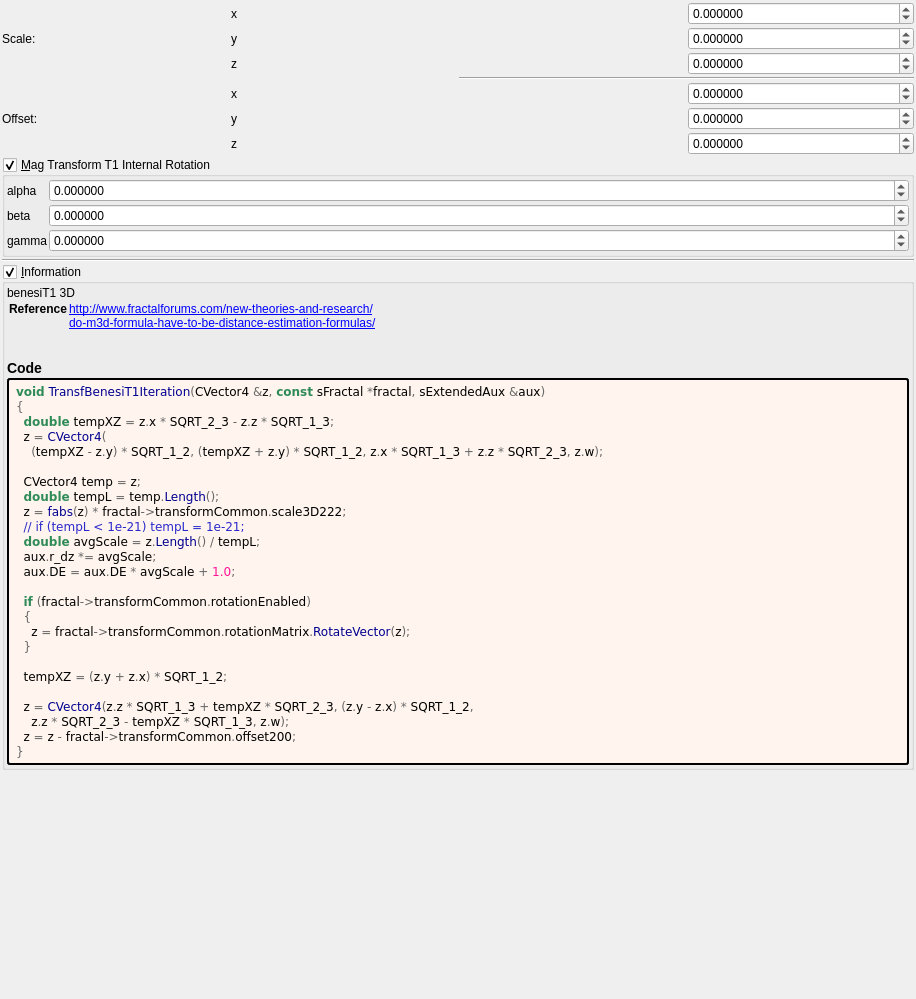
<?xml version="1.0" encoding="UTF-8"?>
<ui version="4.0">
 <class>Form</class>
 <widget class="QWidget" name="Form">
  <property name="geometry">
   <rect>
    <x>0</x>
    <y>0</y>
    <width>916</width>
    <height>999</height>
   </rect>
  </property>
  <property name="windowTitle">
   <string notr="true">transf_benesi_t1</string>
  </property>
  <layout class="QVBoxLayout" name="verticalLayout">
   <property name="spacing">
    <number>2</number>
   </property>
   <property name="leftMargin">
    <number>2</number>
   </property>
   <property name="topMargin">
    <number>2</number>
   </property>
   <property name="rightMargin">
    <number>2</number>
   </property>
   <property name="bottomMargin">
    <number>2</number>
   </property>
   <item>
    <layout class="QGridLayout" name="gridLayout_63">
     <property name="spacing">
      <number>2</number>
     </property>
     <item row="4" column="4">
      <widget class="MyDoubleSpinBox" name="spinbox3_transf_offset_200_x">
       <property name="sizePolicy">
        <sizepolicy hsizetype="Minimum" vsizetype="Maximum">
         <horstretch>0</horstretch>
         <verstretch>0</verstretch>
        </sizepolicy>
       </property>
       <property name="prefix">
        <string/>
       </property>
       <property name="suffix">
        <string/>
       </property>
       <property name="decimals">
        <number>6</number>
       </property>
       <property name="minimum">
        <double>-99.989999999999995</double>
       </property>
       <property name="maximum">
        <double>99.989999999999995</double>
       </property>
       <property name="singleStep">
        <double>0.100000000000000</double>
       </property>
      </widget>
     </item>
     <item row="3" column="3" colspan="2">
      <widget class="Line" name="line_53">
       <property name="orientation">
        <enum>Qt::Horizontal</enum>
       </property>
      </widget>
     </item>
     <item row="0" column="4">
      <widget class="MyDoubleSpinBox" name="spinbox3_transf_scale3D_222_x">
       <property name="sizePolicy">
        <sizepolicy hsizetype="Minimum" vsizetype="Maximum">
         <horstretch>0</horstretch>
         <verstretch>0</verstretch>
        </sizepolicy>
       </property>
       <property name="prefix">
        <string/>
       </property>
       <property name="suffix">
        <string/>
       </property>
       <property name="decimals">
        <number>6</number>
       </property>
       <property name="minimum">
        <double>-99.989999999999995</double>
       </property>
       <property name="maximum">
        <double>99.989999999999995</double>
       </property>
       <property name="singleStep">
        <double>0.100000000000000</double>
       </property>
      </widget>
     </item>
     <item row="1" column="4">
      <widget class="MyDoubleSpinBox" name="spinbox3_transf_scale3D_222_y">
       <property name="sizePolicy">
        <sizepolicy hsizetype="Minimum" vsizetype="Maximum">
         <horstretch>0</horstretch>
         <verstretch>0</verstretch>
        </sizepolicy>
       </property>
       <property name="prefix">
        <string/>
       </property>
       <property name="suffix">
        <string/>
       </property>
       <property name="decimals">
        <number>6</number>
       </property>
       <property name="minimum">
        <double>-99.989999999999995</double>
       </property>
       <property name="maximum">
        <double>99.989999999999995</double>
       </property>
       <property name="singleStep">
        <double>0.100000000000000</double>
       </property>
      </widget>
     </item>
     <item row="5" column="2">
      <widget class="QLabel" name="label_260">
       <property name="text">
        <string notr="true">y</string>
       </property>
      </widget>
     </item>
     <item row="6" column="2">
      <widget class="QLabel" name="label_254">
       <property name="text">
        <string notr="true">z</string>
       </property>
      </widget>
     </item>
     <item row="1" column="2">
      <widget class="QLabel" name="label_259">
       <property name="text">
        <string notr="true">y</string>
       </property>
      </widget>
     </item>
     <item row="2" column="2">
      <widget class="QLabel" name="label_250">
       <property name="text">
        <string notr="true">z</string>
       </property>
      </widget>
     </item>
     <item row="6" column="4">
      <widget class="MyDoubleSpinBox" name="spinbox3_transf_offset_200_z">
       <property name="sizePolicy">
        <sizepolicy hsizetype="Minimum" vsizetype="Maximum">
         <horstretch>0</horstretch>
         <verstretch>0</verstretch>
        </sizepolicy>
       </property>
       <property name="prefix">
        <string/>
       </property>
       <property name="suffix">
        <string/>
       </property>
       <property name="decimals">
        <number>6</number>
       </property>
       <property name="minimum">
        <double>-99.989999999999995</double>
       </property>
       <property name="maximum">
        <double>99.989999999999995</double>
       </property>
       <property name="singleStep">
        <double>0.100000000000000</double>
       </property>
      </widget>
     </item>
     <item row="2" column="4">
      <widget class="MyDoubleSpinBox" name="spinbox3_transf_scale3D_222_z">
       <property name="sizePolicy">
        <sizepolicy hsizetype="Minimum" vsizetype="Maximum">
         <horstretch>0</horstretch>
         <verstretch>0</verstretch>
        </sizepolicy>
       </property>
       <property name="prefix">
        <string/>
       </property>
       <property name="suffix">
        <string/>
       </property>
       <property name="decimals">
        <number>6</number>
       </property>
       <property name="minimum">
        <double>-99.989999999999995</double>
       </property>
       <property name="maximum">
        <double>99.989999999999995</double>
       </property>
       <property name="singleStep">
        <double>0.100000000000000</double>
       </property>
      </widget>
     </item>
     <item row="0" column="2">
      <widget class="QLabel" name="label_251">
       <property name="text">
        <string notr="true">x</string>
       </property>
      </widget>
     </item>
     <item row="4" column="2">
      <widget class="QLabel" name="label_252">
       <property name="text">
        <string notr="true">x</string>
       </property>
      </widget>
     </item>
     <item row="5" column="4">
      <widget class="MyDoubleSpinBox" name="spinbox3_transf_offset_200_y">
       <property name="sizePolicy">
        <sizepolicy hsizetype="Minimum" vsizetype="Maximum">
         <horstretch>0</horstretch>
         <verstretch>0</verstretch>
        </sizepolicy>
       </property>
       <property name="prefix">
        <string/>
       </property>
       <property name="suffix">
        <string/>
       </property>
       <property name="decimals">
        <number>6</number>
       </property>
       <property name="minimum">
        <double>-99.989999999999995</double>
       </property>
       <property name="maximum">
        <double>99.989999999999995</double>
       </property>
       <property name="singleStep">
        <double>0.100000000000000</double>
       </property>
      </widget>
     </item>
     <item row="5" column="1">
      <widget class="QLabel" name="label_255">
       <property name="text">
        <string>Offset:</string>
       </property>
      </widget>
     </item>
     <item row="1" column="1">
      <widget class="QLabel" name="label_258">
       <property name="text">
        <string>Scale:</string>
       </property>
      </widget>
     </item>
    </layout>
   </item>
   <item>
    <widget class="MyGroupBox" name="groupCheck_transf_rotation_enabled">
     <property name="title">
      <string>&amp;Mag Transform T1 Internal Rotation</string>
     </property>
     <property name="checkable">
      <bool>true</bool>
     </property>
     <layout class="QVBoxLayout" name="verticalLayout_8" stretch="0">
      <property name="spacing">
       <number>2</number>
      </property>
      <property name="leftMargin">
       <number>2</number>
      </property>
      <property name="topMargin">
       <number>2</number>
      </property>
      <property name="rightMargin">
       <number>2</number>
      </property>
      <property name="bottomMargin">
       <number>2</number>
      </property>
      <item>
       <layout class="QGridLayout" name="gridLayout_10" columnstretch="0,1">
        <property name="spacing">
         <number>2</number>
        </property>
        <item row="1" column="0">
         <widget class="QLabel" name="label_34">
          <property name="text">
           <string notr="true">beta</string>
          </property>
         </widget>
        </item>
        <item row="2" column="1">
         <widget class="MyDoubleSpinBox" name="spinboxd3_transf_rotation_z">
          <property name="sizePolicy">
           <sizepolicy hsizetype="Minimum" vsizetype="Maximum">
            <horstretch>0</horstretch>
            <verstretch>0</verstretch>
           </sizepolicy>
          </property>
          <property name="prefix">
           <string/>
          </property>
          <property name="suffix">
           <string/>
          </property>
          <property name="decimals">
           <number>6</number>
          </property>
          <property name="minimum">
           <double>-180.000000000000000</double>
          </property>
          <property name="maximum">
           <double>180.000000000000000</double>
          </property>
          <property name="singleStep">
           <double>1.000000000000000</double>
          </property>
         </widget>
        </item>
        <item row="2" column="0">
         <widget class="QLabel" name="label_36">
          <property name="text">
           <string notr="true">gamma</string>
          </property>
         </widget>
        </item>
        <item row="1" column="1">
         <widget class="MyDoubleSpinBox" name="spinboxd3_transf_rotation_y">
          <property name="sizePolicy">
           <sizepolicy hsizetype="Minimum" vsizetype="Maximum">
            <horstretch>0</horstretch>
            <verstretch>0</verstretch>
           </sizepolicy>
          </property>
          <property name="prefix">
           <string/>
          </property>
          <property name="suffix">
           <string/>
          </property>
          <property name="decimals">
           <number>6</number>
          </property>
          <property name="minimum">
           <double>-180.000000000000000</double>
          </property>
          <property name="maximum">
           <double>180.000000000000000</double>
          </property>
          <property name="singleStep">
           <double>1.000000000000000</double>
          </property>
         </widget>
        </item>
        <item row="0" column="1">
         <widget class="MyDoubleSpinBox" name="spinboxd3_transf_rotation_x">
          <property name="sizePolicy">
           <sizepolicy hsizetype="Minimum" vsizetype="Maximum">
            <horstretch>0</horstretch>
            <verstretch>0</verstretch>
           </sizepolicy>
          </property>
          <property name="prefix">
           <string/>
          </property>
          <property name="suffix">
           <string/>
          </property>
          <property name="decimals">
           <number>6</number>
          </property>
          <property name="minimum">
           <double>-180.000000000000000</double>
          </property>
          <property name="maximum">
           <double>180.000000000000000</double>
          </property>
          <property name="singleStep">
           <double>1.000000000000000</double>
          </property>
         </widget>
        </item>
        <item row="0" column="0">
         <widget class="QLabel" name="label_35">
          <property name="text">
           <string notr="true">alpha</string>
          </property>
         </widget>
        </item>
       </layout>
      </item>
     </layout>
    </widget>
   </item>
   <item>
    <widget class="Line" name="line_55">
     <property name="orientation">
      <enum>Qt::Horizontal</enum>
     </property>
    </widget>
   </item>
   <item>
    <widget class="MyGroupBox" name="groupCheck_info">
     <property name="title">
      <string>&amp;Information</string>
     </property>
     <property name="flat">
      <bool>false</bool>
     </property>
     <property name="checkable">
      <bool>true</bool>
     </property>
     <layout class="QVBoxLayout" name="verticalLayout_2">
      <property name="spacing">
       <number>2</number>
      </property>
      <property name="leftMargin">
       <number>2</number>
      </property>
      <property name="topMargin">
       <number>2</number>
      </property>
      <property name="rightMargin">
       <number>2</number>
      </property>
      <property name="bottomMargin">
       <number>2</number>
      </property>
      <item>
       <widget class="QLabel" name="label_information_general">
        <property name="text">
         <string notr="true">&lt;p&gt;benesiT1  3D&lt;/p&gt;&lt;table&gt;
&lt;tr&gt;&lt;th&gt;Reference&lt;/th&gt;&lt;td&gt;&lt;a href=&quot;http://www.fractalforums.com/new-theories-and-research/&quot;&gt;http://www.fractalforums.com/new-theories-and-research/&lt;br&gt;
&lt;a href=&quot;do-m3d-formula-have-to-be-distance-estimation-formulas/&quot;&gt;do-m3d-formula-have-to-be-distance-estimation-formulas/&lt;br&gt;
&lt;/td&gt;&lt;/tr&gt;
&lt;/table&gt;
&lt;h3&gt;Code&lt;/h3&gt;</string>
        </property>
        <property name="wordWrap">
         <bool>true</bool>
        </property>
        <property name="openExternalLinks">
         <bool>true</bool>
        </property>
        <property name="textInteractionFlags">
         <set>Qt::LinksAccessibleByMouse|Qt::TextSelectableByMouse</set>
        </property>
       </widget>
      </item>
      <item>
       <widget class="QLabel" name="label_code_content">
        <property name="styleSheet">
         <string notr="true">border-style: outset; border-width: 2px; border-radius: 3px; border-color: black; background-color: #fff5ee; padding: 4px;</string>
        </property>
        <property name="text">
         <string notr="true">&lt;body style=&quot;background-color:#fff5ee&quot;&gt;
&lt;pre style=&quot;color:#000000; background-color:#fff5ee;  font-family:'Courier New',monospace;&quot;&gt;&lt;span style=&quot;color:#2e8b57; font-weight:bold&quot;&gt;void&lt;/span&gt; &lt;span style=&quot;color:#00008f&quot;&gt;TransfBenesiT1Iteration&lt;/span&gt;&lt;span style=&quot;color:#676767&quot;&gt;(&lt;/span&gt;CVector4 &lt;span style=&quot;color:#676767&quot;&gt;&amp;amp;&lt;/span&gt;z&lt;span style=&quot;color:#676767&quot;&gt;,&lt;/span&gt; &lt;span style=&quot;color:#2e8b57; font-weight:bold&quot;&gt;const&lt;/span&gt; sFractal &lt;span style=&quot;color:#676767&quot;&gt;*&lt;/span&gt;fractal&lt;span style=&quot;color:#676767&quot;&gt;,&lt;/span&gt; sExtendedAux &lt;span style=&quot;color:#676767&quot;&gt;&amp;amp;&lt;/span&gt;aux&lt;span style=&quot;color:#676767&quot;&gt;)&lt;/span&gt;
&lt;span style=&quot;color:#676767&quot;&gt;{&lt;/span&gt;
  &lt;span style=&quot;color:#2e8b57; font-weight:bold&quot;&gt;double&lt;/span&gt; tempXZ &lt;span style=&quot;color:#676767&quot;&gt;=&lt;/span&gt; z&lt;span style=&quot;color:#676767&quot;&gt;.&lt;/span&gt;x &lt;span style=&quot;color:#676767&quot;&gt;*&lt;/span&gt; SQRT_2_3 &lt;span style=&quot;color:#676767&quot;&gt;-&lt;/span&gt; z&lt;span style=&quot;color:#676767&quot;&gt;.&lt;/span&gt;z &lt;span style=&quot;color:#676767&quot;&gt;*&lt;/span&gt; SQRT_1_3&lt;span style=&quot;color:#676767&quot;&gt;;&lt;/span&gt;
  z &lt;span style=&quot;color:#676767&quot;&gt;=&lt;/span&gt; &lt;span style=&quot;color:#00008f&quot;&gt;CVector4&lt;/span&gt;&lt;span style=&quot;color:#676767&quot;&gt;(&lt;/span&gt;
    &lt;span style=&quot;color:#676767&quot;&gt;(&lt;/span&gt;tempXZ &lt;span style=&quot;color:#676767&quot;&gt;-&lt;/span&gt; z&lt;span style=&quot;color:#676767&quot;&gt;.&lt;/span&gt;y&lt;span style=&quot;color:#676767&quot;&gt;) *&lt;/span&gt; SQRT_1_2&lt;span style=&quot;color:#676767&quot;&gt;, (&lt;/span&gt;tempXZ &lt;span style=&quot;color:#676767&quot;&gt;+&lt;/span&gt; z&lt;span style=&quot;color:#676767&quot;&gt;.&lt;/span&gt;y&lt;span style=&quot;color:#676767&quot;&gt;) *&lt;/span&gt; SQRT_1_2&lt;span style=&quot;color:#676767&quot;&gt;,&lt;/span&gt; z&lt;span style=&quot;color:#676767&quot;&gt;.&lt;/span&gt;x &lt;span style=&quot;color:#676767&quot;&gt;*&lt;/span&gt; SQRT_1_3 &lt;span style=&quot;color:#676767&quot;&gt;+&lt;/span&gt; z&lt;span style=&quot;color:#676767&quot;&gt;.&lt;/span&gt;z &lt;span style=&quot;color:#676767&quot;&gt;*&lt;/span&gt; SQRT_2_3&lt;span style=&quot;color:#676767&quot;&gt;,&lt;/span&gt; z&lt;span style=&quot;color:#676767&quot;&gt;.&lt;/span&gt;w&lt;span style=&quot;color:#676767&quot;&gt;);&lt;/span&gt;

  CVector4 temp &lt;span style=&quot;color:#676767&quot;&gt;=&lt;/span&gt; z&lt;span style=&quot;color:#676767&quot;&gt;;&lt;/span&gt;
  &lt;span style=&quot;color:#2e8b57; font-weight:bold&quot;&gt;double&lt;/span&gt; tempL &lt;span style=&quot;color:#676767&quot;&gt;=&lt;/span&gt; temp&lt;span style=&quot;color:#676767&quot;&gt;.&lt;/span&gt;&lt;span style=&quot;color:#00008f&quot;&gt;Length&lt;/span&gt;&lt;span style=&quot;color:#676767&quot;&gt;();&lt;/span&gt;
  z &lt;span style=&quot;color:#676767&quot;&gt;=&lt;/span&gt; &lt;span style=&quot;color:#00008f&quot;&gt;fabs&lt;/span&gt;&lt;span style=&quot;color:#676767&quot;&gt;(&lt;/span&gt;z&lt;span style=&quot;color:#676767&quot;&gt;) *&lt;/span&gt; fractal&lt;span style=&quot;color:#676767&quot;&gt;-&amp;gt;&lt;/span&gt;transformCommon&lt;span style=&quot;color:#676767&quot;&gt;.&lt;/span&gt;scale3D222&lt;span style=&quot;color:#676767&quot;&gt;;&lt;/span&gt;
  &lt;span style=&quot;color:#2929cc&quot;&gt;// if (tempL &amp;lt; 1e-21) tempL = 1e-21;&lt;/span&gt;
  &lt;span style=&quot;color:#2e8b57; font-weight:bold&quot;&gt;double&lt;/span&gt; avgScale &lt;span style=&quot;color:#676767&quot;&gt;=&lt;/span&gt; z&lt;span style=&quot;color:#676767&quot;&gt;.&lt;/span&gt;&lt;span style=&quot;color:#00008f&quot;&gt;Length&lt;/span&gt;&lt;span style=&quot;color:#676767&quot;&gt;() /&lt;/span&gt; tempL&lt;span style=&quot;color:#676767&quot;&gt;;&lt;/span&gt;
  aux&lt;span style=&quot;color:#676767&quot;&gt;.&lt;/span&gt;r_dz &lt;span style=&quot;color:#676767&quot;&gt;*=&lt;/span&gt; avgScale&lt;span style=&quot;color:#676767&quot;&gt;;&lt;/span&gt;
  aux&lt;span style=&quot;color:#676767&quot;&gt;.&lt;/span&gt;DE &lt;span style=&quot;color:#676767&quot;&gt;=&lt;/span&gt; aux&lt;span style=&quot;color:#676767&quot;&gt;.&lt;/span&gt;DE &lt;span style=&quot;color:#676767&quot;&gt;*&lt;/span&gt; avgScale &lt;span style=&quot;color:#676767&quot;&gt;+&lt;/span&gt; &lt;span style=&quot;color:#ff1493&quot;&gt;1.0&lt;/span&gt;&lt;span style=&quot;color:#676767&quot;&gt;;&lt;/span&gt;

  &lt;span style=&quot;color:#2e8b57; font-weight:bold&quot;&gt;if&lt;/span&gt; &lt;span style=&quot;color:#676767&quot;&gt;(&lt;/span&gt;fractal&lt;span style=&quot;color:#676767&quot;&gt;-&amp;gt;&lt;/span&gt;transformCommon&lt;span style=&quot;color:#676767&quot;&gt;.&lt;/span&gt;rotationEnabled&lt;span style=&quot;color:#676767&quot;&gt;)&lt;/span&gt;
  &lt;span style=&quot;color:#676767&quot;&gt;{&lt;/span&gt;
    z &lt;span style=&quot;color:#676767&quot;&gt;=&lt;/span&gt; fractal&lt;span style=&quot;color:#676767&quot;&gt;-&amp;gt;&lt;/span&gt;transformCommon&lt;span style=&quot;color:#676767&quot;&gt;.&lt;/span&gt;rotationMatrix&lt;span style=&quot;color:#676767&quot;&gt;.&lt;/span&gt;&lt;span style=&quot;color:#00008f&quot;&gt;RotateVector&lt;/span&gt;&lt;span style=&quot;color:#676767&quot;&gt;(&lt;/span&gt;z&lt;span style=&quot;color:#676767&quot;&gt;);&lt;/span&gt;
  &lt;span style=&quot;color:#676767&quot;&gt;}&lt;/span&gt;

  tempXZ &lt;span style=&quot;color:#676767&quot;&gt;= (&lt;/span&gt;z&lt;span style=&quot;color:#676767&quot;&gt;.&lt;/span&gt;y &lt;span style=&quot;color:#676767&quot;&gt;+&lt;/span&gt; z&lt;span style=&quot;color:#676767&quot;&gt;.&lt;/span&gt;x&lt;span style=&quot;color:#676767&quot;&gt;) *&lt;/span&gt; SQRT_1_2&lt;span style=&quot;color:#676767&quot;&gt;;&lt;/span&gt;

  z &lt;span style=&quot;color:#676767&quot;&gt;=&lt;/span&gt; &lt;span style=&quot;color:#00008f&quot;&gt;CVector4&lt;/span&gt;&lt;span style=&quot;color:#676767&quot;&gt;(&lt;/span&gt;z&lt;span style=&quot;color:#676767&quot;&gt;.&lt;/span&gt;z &lt;span style=&quot;color:#676767&quot;&gt;*&lt;/span&gt; SQRT_1_3 &lt;span style=&quot;color:#676767&quot;&gt;+&lt;/span&gt; tempXZ &lt;span style=&quot;color:#676767&quot;&gt;*&lt;/span&gt; SQRT_2_3&lt;span style=&quot;color:#676767&quot;&gt;, (&lt;/span&gt;z&lt;span style=&quot;color:#676767&quot;&gt;.&lt;/span&gt;y &lt;span style=&quot;color:#676767&quot;&gt;-&lt;/span&gt; z&lt;span style=&quot;color:#676767&quot;&gt;.&lt;/span&gt;x&lt;span style=&quot;color:#676767&quot;&gt;) *&lt;/span&gt; SQRT_1_2&lt;span style=&quot;color:#676767&quot;&gt;,&lt;/span&gt;
    z&lt;span style=&quot;color:#676767&quot;&gt;.&lt;/span&gt;z &lt;span style=&quot;color:#676767&quot;&gt;*&lt;/span&gt; SQRT_2_3 &lt;span style=&quot;color:#676767&quot;&gt;-&lt;/span&gt; tempXZ &lt;span style=&quot;color:#676767&quot;&gt;*&lt;/span&gt; SQRT_1_3&lt;span style=&quot;color:#676767&quot;&gt;,&lt;/span&gt; z&lt;span style=&quot;color:#676767&quot;&gt;.&lt;/span&gt;w&lt;span style=&quot;color:#676767&quot;&gt;);&lt;/span&gt;
  z &lt;span style=&quot;color:#676767&quot;&gt;=&lt;/span&gt; z &lt;span style=&quot;color:#676767&quot;&gt;-&lt;/span&gt; fractal&lt;span style=&quot;color:#676767&quot;&gt;-&amp;gt;&lt;/span&gt;transformCommon&lt;span style=&quot;color:#676767&quot;&gt;.&lt;/span&gt;offset200&lt;span style=&quot;color:#676767&quot;&gt;;&lt;/span&gt;
&lt;span style=&quot;color:#676767&quot;&gt;}&lt;/span&gt;
&lt;/pre&gt;
&lt;/body&gt;</string>
        </property>
        <property name="wordWrap">
         <bool>true</bool>
        </property>
        <property name="openExternalLinks">
         <bool>true</bool>
        </property>
        <property name="textInteractionFlags">
         <set>Qt::LinksAccessibleByMouse|Qt::TextSelectableByMouse</set>
        </property>
       </widget>
      </item>
     </layout>
    </widget>
   </item>
   <item>
    <spacer name="verticalSpacer">
     <property name="orientation">
      <enum>Qt::Vertical</enum>
     </property>
     <property name="sizeHint" stdset="0">
      <size>
       <width>20</width>
       <height>40</height>
      </size>
     </property>
    </spacer>
   </item>
  </layout>
 </widget>
 <customwidgets>
  <customwidget>
   <class>MyDoubleSpinBox</class>
   <extends>QDoubleSpinBox</extends>
   <header>my_double_spin_box.h</header>
  </customwidget>
  <customwidget>
   <class>MyGroupBox</class>
   <extends>QGroupBox</extends>
   <header>my_group_box.h</header>
   <container>1</container>
  </customwidget>
 </customwidgets>
 <tabstops>
  <tabstop>spinbox3_transf_scale3D_222_x</tabstop>
  <tabstop>spinbox3_transf_scale3D_222_y</tabstop>
  <tabstop>spinbox3_transf_scale3D_222_z</tabstop>
  <tabstop>spinbox3_transf_offset_200_x</tabstop>
  <tabstop>spinbox3_transf_offset_200_y</tabstop>
  <tabstop>spinbox3_transf_offset_200_z</tabstop>
  <tabstop>groupCheck_info</tabstop>
 </tabstops>
 <resources/>
 <connections/>
</ui>
